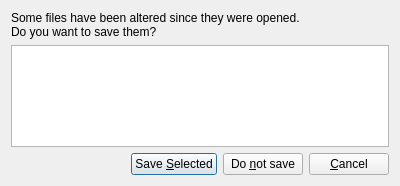
<?xml version="1.0" encoding="UTF-8"?>
<ui version="4.0">
 <class>SaveMultipleDialog</class>
 <widget class="QDialog" name="SaveMultipleDialog">
  <property name="geometry">
   <rect>
    <x>0</x>
    <y>0</y>
    <width>400</width>
    <height>186</height>
   </rect>
  </property>
  <property name="windowTitle">
   <string>Close Multiple Files</string>
  </property>
  <layout class="QVBoxLayout" name="verticalLayout">
   <item>
    <widget class="QLabel" name="label">
     <property name="text">
      <string>Some files have been altered since they were opened. 
Do you want to save them?</string>
     </property>
    </widget>
   </item>
   <item>
    <widget class="QTableView" name="tableView"/>
   </item>
   <item>
    <layout class="QHBoxLayout" name="horizontalLayout">
     <item>
      <spacer name="horizontalSpacer">
       <property name="orientation">
        <enum>Qt::Horizontal</enum>
       </property>
       <property name="sizeHint" stdset="0">
        <size>
         <width>40</width>
         <height>20</height>
        </size>
       </property>
      </spacer>
     </item>
     <item>
      <widget class="QPushButton" name="pushSaveSelected">
       <property name="text">
        <string>Save &amp;Selected</string>
       </property>
      </widget>
     </item>
     <item>
      <widget class="QPushButton" name="pushDontSave">
       <property name="text">
        <string>Do &amp;not save</string>
       </property>
      </widget>
     </item>
     <item>
      <widget class="QPushButton" name="pushCancel">
       <property name="text">
        <string>&amp;Cancel</string>
       </property>
      </widget>
     </item>
    </layout>
   </item>
  </layout>
 </widget>
 <resources/>
 <connections>
  <connection>
   <sender>pushCancel</sender>
   <signal>clicked()</signal>
   <receiver>SaveMultipleDialog</receiver>
   <slot>reject()</slot>
   <hints>
    <hint type="sourcelabel">
     <x>110</x>
     <y>139</y>
    </hint>
    <hint type="destinationlabel">
     <x>108</x>
     <y>170</y>
    </hint>
   </hints>
  </connection>
 </connections>
</ui>
